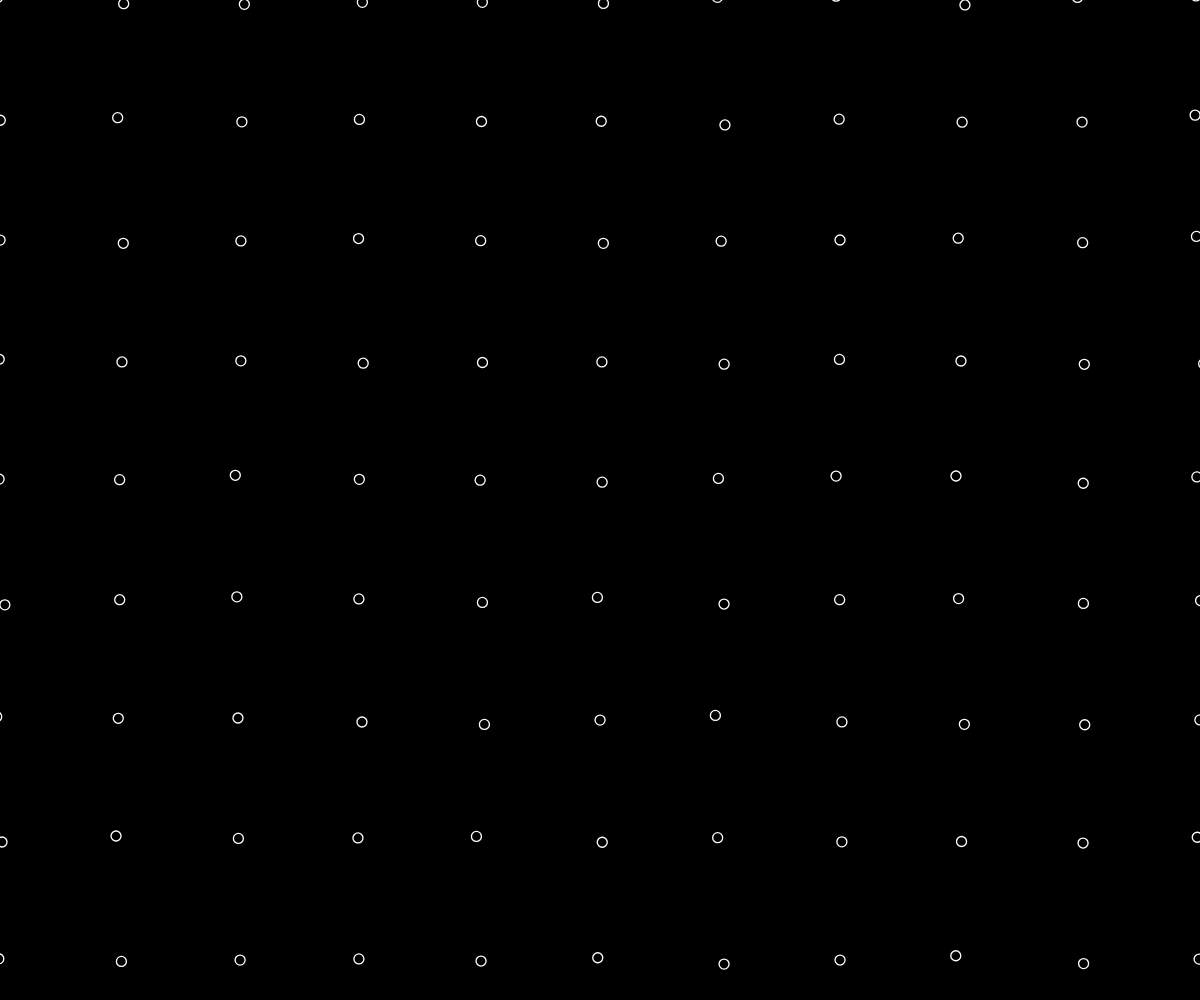
Frame 1 (no input)
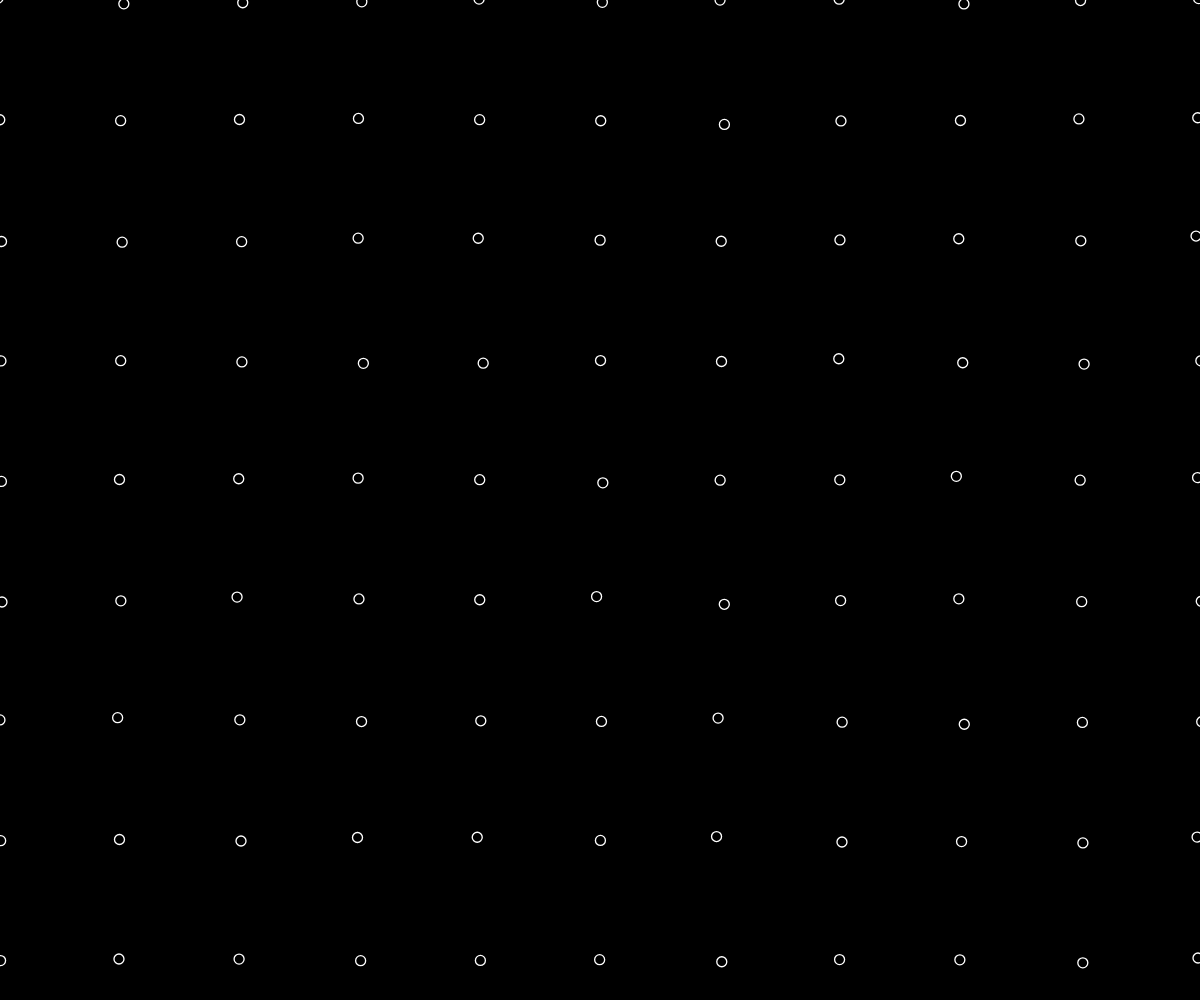
Frame 60 (no input)
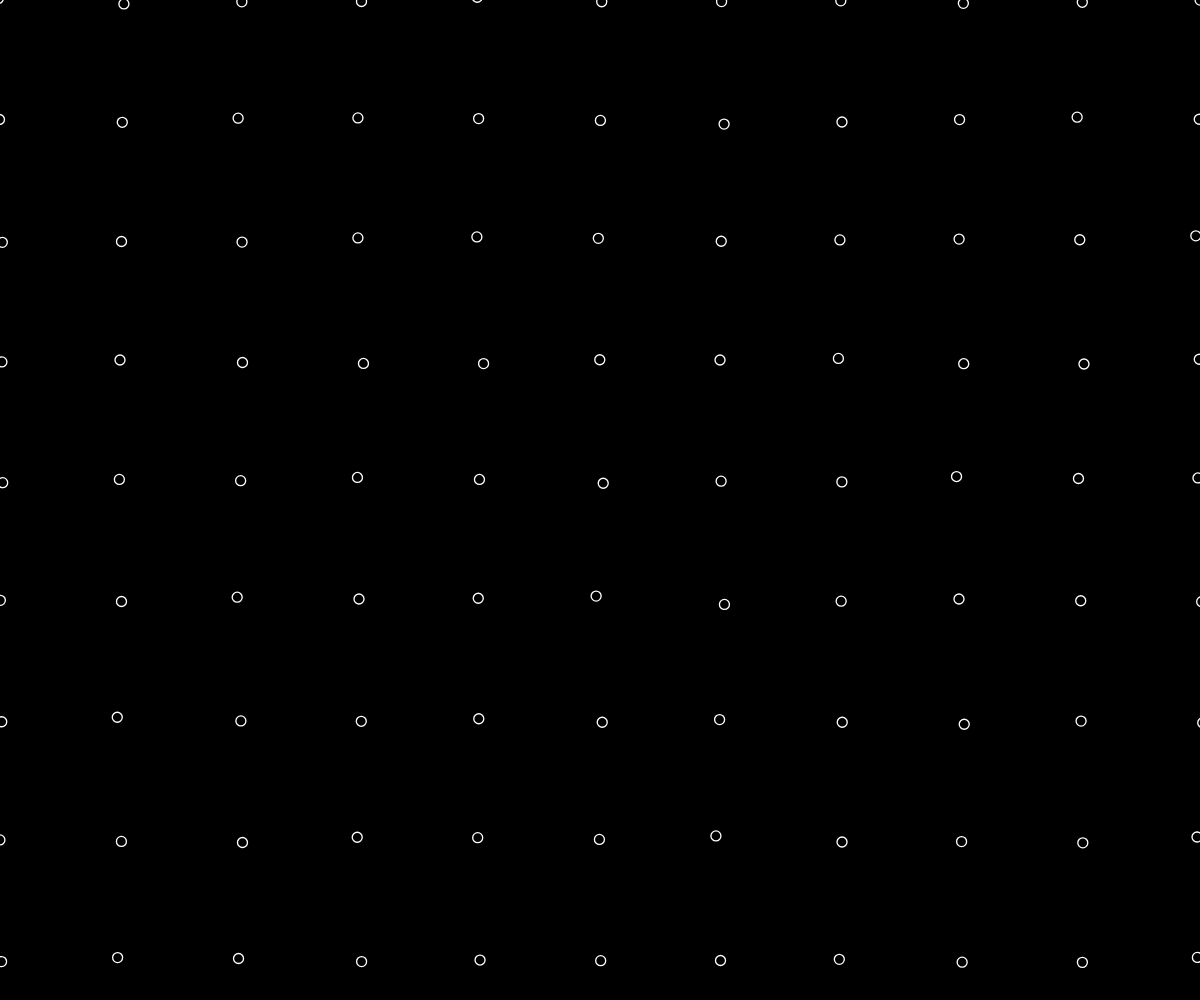
Frame 120 (the mouse pressed at the canvas centre since frame 60)

The p5.js sketch that drew these frames (run headless with seeded random() and noise() and a simulated clock; from frame 60 on, the mouse is pressed at the canvas centre):

// p5.js sketch
// ── sketch.js

let leftX, rightX, topY, bottomY;
let resolution, numCols, numRows, defaultAngle;
let grid = []
// grid = [numCols][numRows]
let COOLOR = createCols('https://coolors.co/006ba6-0496ff-ffbc42-d81159-8f2d56')
let particles = []

let wscl, hscl;
function setup() {
	createCanvas(windowWidth, windowHeight);
	background(100);
	leftX = width* -2
	rightX = width* 2
	topY = height* -2
	bottomY = height*2;
	resolution = width*0.1
	numCols = (rightX - leftX)/resolution
	numRows = (bottomY - topY)/resolution
	hscl = height/numRows;
	wscl = width/numCols;
	// colorMode(HSB)
  angleMode(DEGREES)

	defaultAngle = 180 * 0.25;
	// create 2d array of angles
	let yoff = 0.0
	let xoff = 0.0
	for(let y = 0; y < numRows; y++) {
		grid[y] = []
		yoff += 2
	  for(let x = 0; x < numCols; x++) {
			let angle = 360/atan(y/x) + noise(xoff,yoff) * 45;
			grid[y][x] = angle;
			xoff += 1
		}
	}

  for(let y = 0; y <= numRows; y+=4) {
	  for(let x = 0; x <= numCols; x+=4) {
      let numSteps = random(10, 45)
      let radius = numSteps/12
      strokeWeight(random(0.5,2))
      let startX = x*wscl
      let startY = y*hscl

      let pos = createVector(0, 0)
      let target = createVector(0, 0)

      for(let n = 0; n < numSteps; n++) {
        let xOffset = startX - leftX
        let yOffset = startY - topY
        colIdx = floor(xOffset/resolution)
        rowIdx = floor(yOffset/resolution)
        let randOff1 = random(-5, 5)
        let randOff2 = numSteps/1.5
        if(n === 0) pos = createVector(startX-randOff1, startY-randOff1);

        if(n === int(numSteps)-1) {
          target = createVector(startX-randOff1, startY-randOff1);

          let p = new Particle(pos, target)
          particles.push(p)
        }
        
        
      }
		}
	}

  console.log(particles.length)
}

function draw() {
	background(0);
	stroke(255)
	noFill()

  for(let i = 0; i < particles.length; i++) {
    particles[i].render()
  }

}

class Particle {
  constructor(pos, target) {
    this.pos = pos
    this.target = target
    console.log(this.pos, this.target)
  }

  update() {
    this.pos.x = lerp(this.pos.x, this.target.x, 0.01)
    this.pos.y = lerp(this.pos.y, this.target.y, 0.01)
  }

  render() {
    this.update()
    ellipse(this.pos.x, this.pos.y, 10, 10)
  }
}

function drawShapes(startX, startY) {
	let numSteps = random(10, 45)
	let radius = numSteps/12
	strokeWeight(random(0.5,2))
	// stroke(random(COOLOR))

	for(let n = 0; n < numSteps; n++) {
  	beginShape()
		curveVertex(startX, startY);
		let xOffset = startX - leftX
		let yOffset = startY - topY
		colIdx = floor(xOffset/resolution)
		rowIdx = floor(yOffset/resolution)
		let randOff1 = random(-5, 5)
		let randOff2 = numSteps/1.5
		
		// curveVertex(startX-randOff1, startY-randOff1);

		if(rowIdx >= 0 && colIdx >= 0 && rowIdx <= grid.length) {
			if(colIdx <= grid[rowIdx]?.length){
				let angle = grid[rowIdx][colIdx]
				xStep =	radius * cos(angle)
				yStep = radius * sin(angle)
				startX += xStep
				startY += yStep
				curveVertex(startX, startY)
				// curveVertex(startX+randOff2, startY-randOff2)

			}
		}
		endShape(CLOSE)
	}	
}

//imported
function createCols(url) {
	let slaIndex = url.lastIndexOf("/");
	let colStr = url.slice(slaIndex + 1);
	let colArr = colStr.split("-");
	for(let i = 0; i < colArr.length; i++)colArr[i] = "#" + colArr[i];
	return colArr;
}
